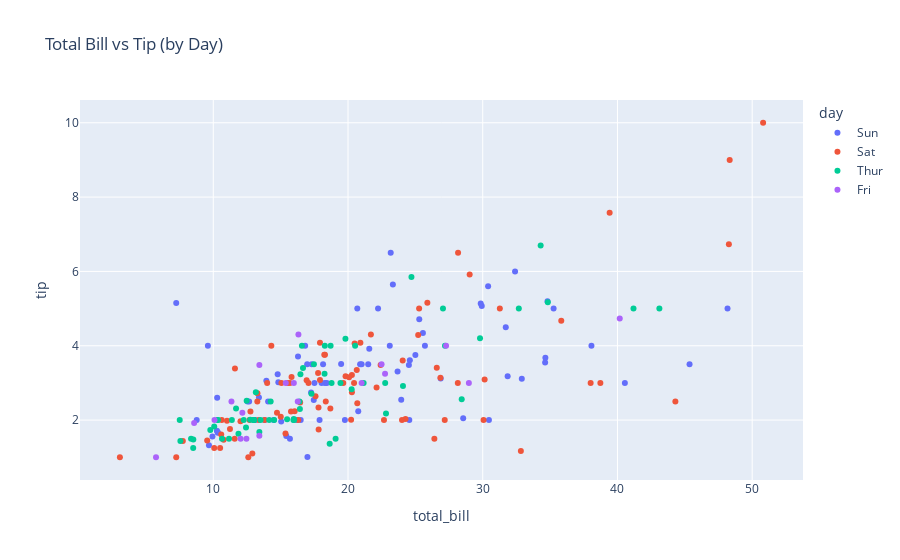

Notebook cell for this chart:
### Code cell
fig = px.scatter(tips, x='total_bill', y='tip', color='day',
                 title='Total Bill vs Tip (by Day)')
fig.show()
